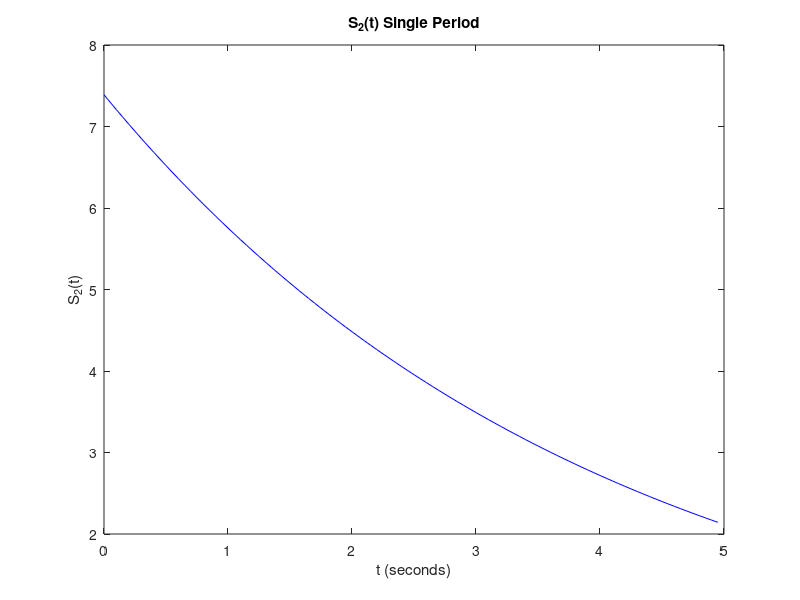
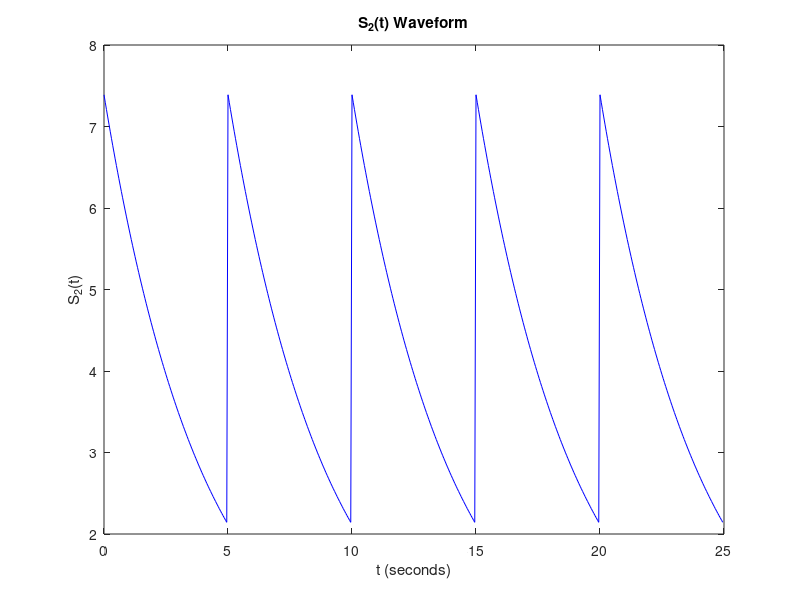
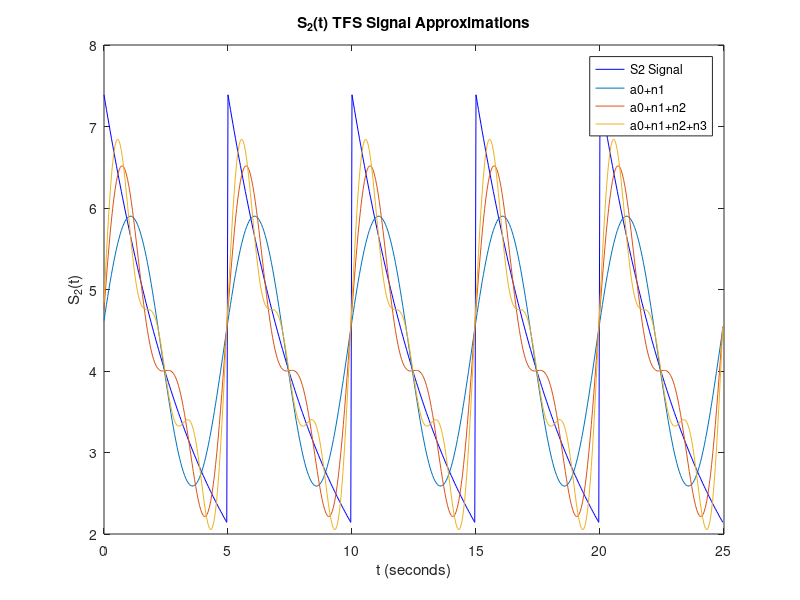
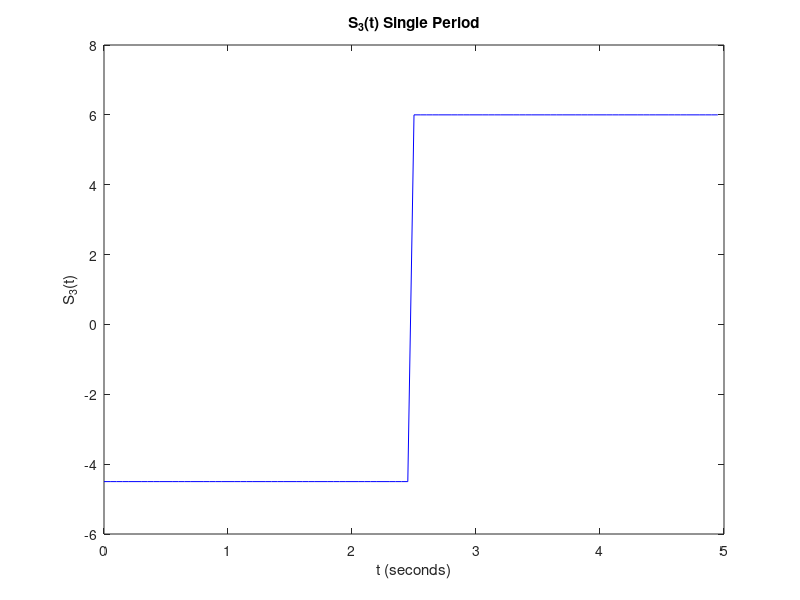

Write MATLAB code to recreate these figures, in order. (Note: this script raises an error after producing the figures.)
%% Assignment 1 Part A - Section A2
%%%%%%%%%%%%%%%%%%%%%%%%%%%%%%%%%$%
%  Do not change before line 31.
%  If you have not generated Data1A from GenerateDataAssignment1A.m,
%  do that now.

%  Clearing and preparing the workspace
clear; clc; close all;

%  Load assignment data.
load Data1A;  

% VARIABLES:
% t - Time vector
% T - Period
% n_trig - Number of harmonics for Trigonometric Fourier Series
% a0, an, bn - Trig Fourier series variables
% s2_hinf - s2(t) ideal time series representation 
% s2_matrix - s2(t) harmonic component matrix
% s2_approx - s2(t) signal approximation
% n_comp - Number of harmonics for Complex Fourier Series 
% c0, cn - Complex Fourier series variables
% s3_hinf - s3(t) ideal time series representation 
% s3_matrix - s3(t) harmonic component matrix
% s2_approx - s3(t) signal approximation

%==================================================================
% Refer to the assignment sheet for details on variable naming.
% Names of the variables are important,
% e.g. 'a1' is considered a different variable to 'A1'.
%====Enter your code below this line================================

%% A2.0 - Setting up common variables for preparation.m
T = 5; %period (t)
f0 = 1/T; %frequency
samples = 1e2; %100 points per period

x = linspace(0,T,samples + 1); x(end) = []; %1 period time vector
t = linspace(0,5*T,5*samples + 1); t(end) = []; %time vector

numHarm = 3; %no. of harmonics for Fourier series approximation
fs = 1/(x(2) - x(1)); %sampling frequency

if numHarm <= 0
   error('Number of Harmonics must be greater than 0.');
end

%% A2.1 - Generate and plot a periodic signal based on s2(t) named s2 hinf.
s2 = exp(-(x-B)/4); %s2(t)

%s2 sample plot
figure;
plot(x,s2,'b')
xlabel('t (seconds)')
ylabel('S_2(t)')
title('S_2(t) Single Period');

%signal period spanning 5 cycles
s2_hinf = repmat(s2,[1 5]);

%periodic signal plot of s2
figure;
plot(t,s2_hinf,'b')
xlabel('t (seconds)')
ylabel('S_2(t)')
title('S_2(t) Waveform');

%% A2.2 - Compute the trigonometric coeffcients of s2(t), numerically using MATLAB.
n_trig = (1:numHarm).'; %no. of harmonics for TFS
wnt = 2 * pi * f0 * (n_trig * x);

%trigonometric coefficients for s2(t)
a0 = (1/T) * sum(s2) / fs;
an = (2/T) * s2 * cos(wnt).' / fs;
bn = (2/T) * s2 * sin(wnt).' / fs;

%% A2.3 - Create a 4x500 matrix called s2_matrix.
for ii = 1:length(n_trig)
    xtf = an(ii)*cos(2*pi*f0*n_trig(ii)*x) + bn(ii)*sin(2*pi*f0*n_trig(ii)*x); %single harmonic component
    h_component = repmat(xtf,[1 5]); %expanding vector to 500 samples
    s2_matrix(ii,:) = h_component; %inserting harmonics to each row for n = 1,2,3
end

row1(1:1,1:500) = a0; %DC component for first row (n = 0)
s2_matrix = [row1; s2_matrix]; %final 4x500 matrix

%% A2.4 - Now create a vector s2 approx which contains an approximation of the signal s2(t).
s2_approx = sum(s2_matrix);

%% A2.5 - Plot the following Fourier series approximation.
figure;
plot(t,s2_hinf, 'b')
hold on

%computing signal approximations
n = a0; %DC component
for ii = 2:length(n_trig)+1 %iterating from 2nd row of matrix -> last row
    n = n + s2_matrix(ii,:); %signal approximation
    s2_n(ii,:) = n; %no. of approximations of s2(t)
end
s2_n(1,:)=[]; %remove empty row
    
%plotting 3 signal approximations
plot(t,s2_n);
legend('S2 Signal','a0+n1','a0+n1+n2','a0+n1+n2+n3')
xlabel('t (seconds)')
ylabel('S_2(t)')
title('S_2(t) TFS Signal Approximations')

%% A2.6 - For s3(t), repeat the steps of A2.1 to A2.5
%s3(t): consider 2 y1 points
s3 = zeros(size(x));
s3(x>= 0 & x<2.5) = -4.5;
s3(x>=2.5 & x<5) = 6;

%s3 sample plot
figure;
plot(x,s3,'b')
axis([0 5 -6 8])
xlabel('t (seconds)')
ylabel('S_3(t)')
title('S_3(t) Single Period');

%signal period spanning 5 cycles
s3_hinf = repmat(s3,[1 5]);

%periodic signal plot of s3
figure;
plot(t,s3_hinf,'b')
axis([0 25 -6 8])
xlabel('t (seconds)')
ylabel('S_3(t)')
title('S_3(t) Waveform');

%trigonometric coefficients for s3(t)
a0 = (1/T) * sum(s3) / fs;
an = (2/T) * s3 * cos(wnt).' / fs;
bn = (2/T) * s3 * sin(wnt).' / fs;

%exponential coefficients for s3(t)
c0 = a0;
cn_pos = 1/2 * (an - 1i * bn);
cn_neg = 1/2 * (an + 1i * bn);

n_comp = (-numHarm:numHarm).';
%[c-3 c-2 c-1 c0 c1 c2 c3];

cn = [fliplr(cn_neg), c0, cn_pos]; %range of cn values

table(n_comp,cn.','VariableNames',{'n','Cn'}); %table view

%creating a 7x500 matrix called s3_matrix
for ii = 1:length(n_comp)
    %complex fourier series
    s3_matrix(ii,:) = cn(ii) * exp(1j * 2 * pi * f0 * n_comp(ii) * t);
end

%signal approximation values for s3
s3_approx = sum(s3_matrix);

%computing signal approximations
for ii = 1:length(n_comp)/2
    harmonics(ii,:) = real(s3_matrix(ii,:) * 2); %single harmonic component
end

n = c0; %DC component
for ii = ((length(n_comp) -1)/2):-1:1 %iterating no. of harmonics -> 1
    n = n + harmonics(ii,:); %signal approximation
    s3_n(ii,:) = n; %no. of approximations of s3(t)
end
s3_n = flipud(s3_n); %fix legend

%plotting Fourier series approximation
figure;
plot(t,s3_hinf,'b')
axis([0 25 -6 8])
hold on

%plotting 3 harmonic sets
plot(t, s3_n(1,:),'--','LineWidth',3); %first signal approximation
for ii = 2:size(s3_n,1)
    plot(t, s3_n(ii,:)) %rest of the approximations
end
legend('S3 Signal','c0+n1','c0+n1+n2','c0+n1+n2+n3')
xlabel('t (seconds)')
ylabel('S_3(t)')
title('S_3(t) EFS Signal Approximations')

%% A2.7

% The number of harmonics applied increases the approximation accuracy of
% the signal. The current number of harmonics (3) is sufficient enough to
% demonstrate the signals and its approximation, and lowering the number of
% harmonics would not prove so much or display an accurate measurement of
% the signal,creating a broad interpretation of the information as shown in
% s3(t) (Figure 2.6) where the first two signal approximations are the
% same. Raising the number of harmonics increases accuracy and show many
% transformations, however it would further narrow down the waveforms of
% the signal, making it smaller until it turns to the ideal periodic
% series.